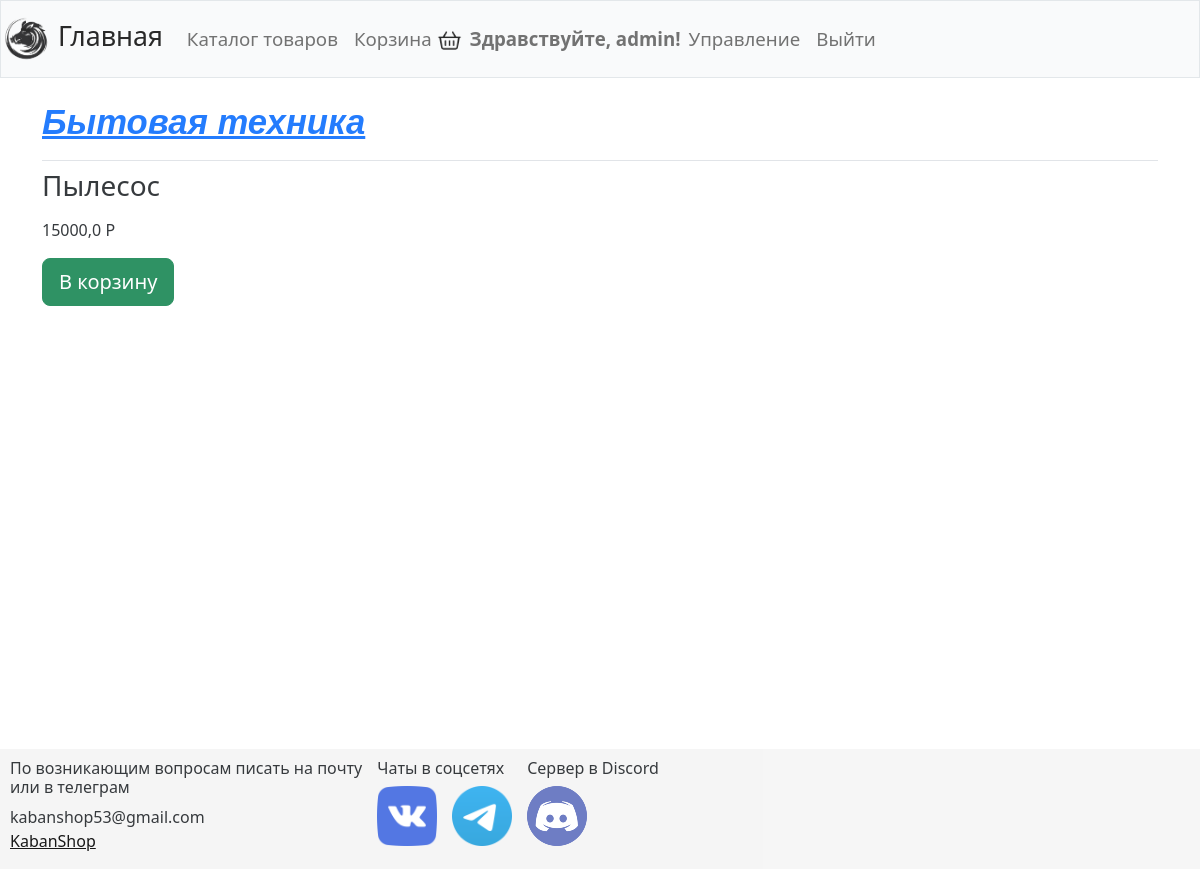
Screenshot of /shop/bytovaya-tehnika/pylesos/ (signed in) with the database file from the repository.
### shop/models.py (models this page shows)
class Category(models.Model):
    title = models.CharField(max_length=250, verbose_name='Категория', null=True, blank=True)
    description = models.TextField(verbose_name='Описание', null=True, blank=True)
    preview = models.ImageField(upload_to='media/category_photo', verbose_name='Фото-превью', null=True, blank=True)
    category_slug = models.SlugField(max_length=250, unique=True, db_index=True, verbose_name='URL')
    def __str__(self):
        return self.title
    class Meta:
        verbose_name = 'Категорию'
        verbose_name_plural = 'Категории'

class Product(models.Model):
    title = models.CharField(max_length=300, verbose_name='Название', null=True, blank=True)
    description = models.TextField(verbose_name='Описание', null=True, blank=True)
    availability = models.BooleanField(verbose_name='Доступен в магазине', null=True, blank=True)
    price = models.FloatField(verbose_name='Цена', null=True, blank=True)
    count = models.IntegerField(verbose_name='Количество доступных товаров', null=True, blank=True)
    category = models.ForeignKey(Category, on_delete=models.CASCADE, verbose_name='Категория')
    product_slug = models.SlugField(max_length=250, unique=True, db_index=True, verbose_name='URL')
    def __str__(self):
        return self.title
    class Meta:
        verbose_name = 'Товар'
        verbose_name_plural = 'Товары'
        ordering = ['id', 'title']

### shop/views.py (the view)
# urls.py: path('shop/<slug:category_slug>/<slug:product_slug>/', views.product_view, name='product'),
def product_view(request, category_slug, product_slug):
    category = Category.objects.get(category_slug=category_slug)
    product = Product.objects.get(product_slug=product_slug)
    product_photo = ProductPhoto.objects.filter(product_id=product.id)
    context = {'category': category, 'product': product, 'product_photo': product_photo}
    return render(request, 'shop/product.html', context=context)

### shop/context_processors.py (called while the page is built)
def user_avatar(request):
    if request.user.is_authenticated:
        profile = UserProfile.objects.get(email=request.user.email)
        avatar = profile.avatar
        return {'avatar': avatar}
    return {'avatar': None}

### shop/templates/shop/product.html (shortened to what this page needs)
{% extends 'shop/base.html' %}
{% load django_bootstrap5 %}
{% block page_header %}
    <h1><a href="{% url 'shop:category' category.category_slug %}">{{category}}</a></h1>
{% endblock %}
{% block content %}
    <h3>{{product}}</h3>
    <p>{{product.price}} Р</p>
    <a href="" class="btn btn-lg btn-success">В корзину</a>
{% endblock %}

### shop/templates/shop/base.html (shortened to what this page needs)
{% load django_bootstrap5 %}
{% load static %}
<!doctype html>
<html lang="ru">
<head>
    <link rel="stylesheet" href="{% static 'shop/css/base.css' %}">
    {% bootstrap_css %}
</head>
    <body>
        <nav class="navbar navbar-expand-md navbar-light bg-light mb-4 border">
            <a class="navbar-brand" href="{% url 'shop:index' %}" style="font-size: 20pt">
                <img src="{% static 'shop/images/logo/logo.png' %}" alt="logo" width="50px" height="50px" >
                Главная</a>
            <div class="collapse navbar-collapse" id="navbarCollapse" style="font-size: 14pt">
                <ul class="navbar-nav mr-auto">
                    <li class="nav-item">
                        <a class="nav-link" href="{% url 'shop:products' %}">Каталог товаров</a>
                    </li>
                </ul>
                <ul class="navbar-nav mr-auto">
                    <li class="nav-item">
                        <a class="nav-link" href="{% url 'shop:cart' %}">Корзина
                            <img src="{% static 'shop/images/cart/cart.png' %}" alt="cart"
                            width="25px" height="25px"></a>
                    </li>
                </ul>
                <ul class="navbar-nav mr-auto" style="font-size: 14pt">
                    {% if user.is_authenticated %}
                        <span class="navbar-text"><strong>Здравствуйте, {{ user.username }}!</strong></span>
                        {% if user.is_superuser %}
                            <li class="nav-item">
                                <a class="nav-link" href="{% url 'admin:index' %}">Управление</a>
                            </li>
                            <li class="nav-item">
                                <a class="nav-link" href="{% url 'users:logout' %}">Выйти</a>
                            </li>
                        {% endif %}
                    {% endif %}
                </ul>
            </div>
        </nav>
        <main role="main" class="container">
            <div class="base">
                <div class="header pb-2 mb-2 border-bottom">
                    {% block page_header %}{% endblock %}
                </div>
                <div class="content">
                    {% block content %}{% endblock %}
                </div>
                <div class="footer">
                    <div style="float: left; margin-right: 15px">
                        <h6>По возникающим вопросам писать на почту
                            <br>или в телеграм</h6>
                        <div>kabanshop53@gmail.com</div>
                        <div><a href="#" style="color: black">KabanShop</a></div>
                    </div>
                    <div style="float: left; margin-right: 15px">
                        <h6 style="text-align: left;  width: 135px">Чаты в соцсетях</h6>
                        <div style=" float: left; margin-right: 15px">
                            <a href="#" target="_blank"><img src="{% static 'shop/images/logo/img_1.png' %}" alt="" width="60px" height="60px"></a>
                        </div>
                        <div style="margin-top: 5px;">
                            <a href="#" target="_blank"><img src="{% static 'shop/images/logo/img_2.png' %}" alt="" width="60px" height="60px"></a>
                        </div>
                    </div>
                    <div style="float: left">
                        <h6>Сервер в Discord</h6>
                        <div style="margin-right: 15px; float: left">
                            <a href="#" target="_blank"><img src="{% static 'shop/images/logo/ds_logo.png' %}" alt="Discord" width="60px" height="60px"></a>
                        </div>
                    </div>
                </div>
            </div>
        </main>
    </body>
</html>

### static/shop/css/base.css (style rules this page uses)
html { height: 100%; }
.footer { position: absolute; left: 0; bottom: 0; width: 100%; padding: 10px; min-height: 120px; height: auto; background-color: #F5F5F5; }
.content { padding-bottom: 350px; }
.navbar { background-color: #7B68EE; }
main { min-height: calc(100vh - 30px - 18px); }
.pb-2 h1 { font-size: 26pt; font-weight: 600; font-family: 'Nunito', sans-serif; font-style: italic; }
.navbar-brand { font-size: 30pt; }
body { opacity: 0.9; min-height:100%; position: relative; margin: 0; padding-bottom: 15px; }
.navbar { opacity: 0.93; }
.content { text-align: justify; }

### rows the page displays
Category: title "Бытовая техника"
Product: title "Пылесос", price "15000,0"

### other values shown
{{ user.username }} "admin"
